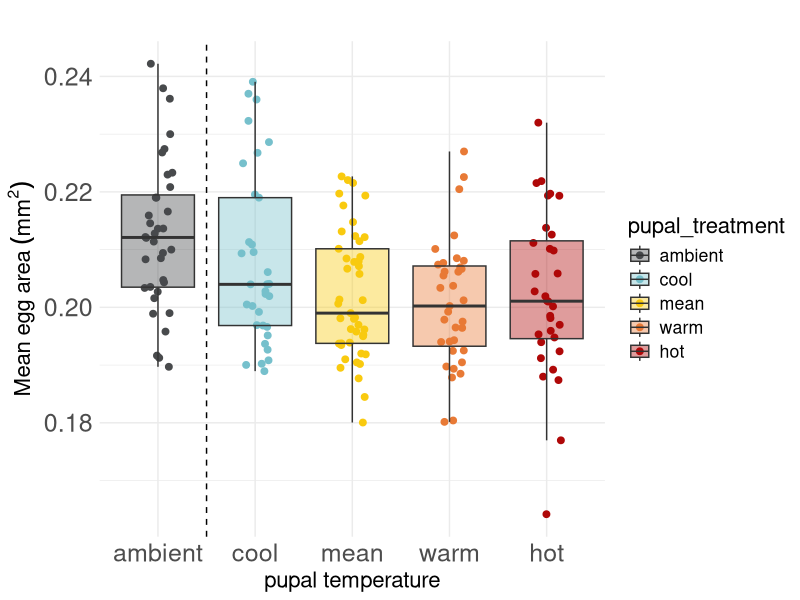
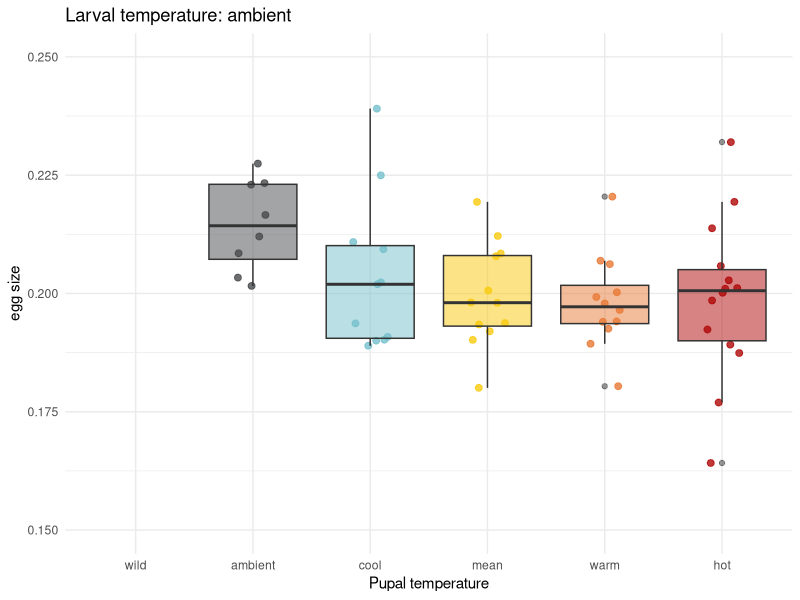
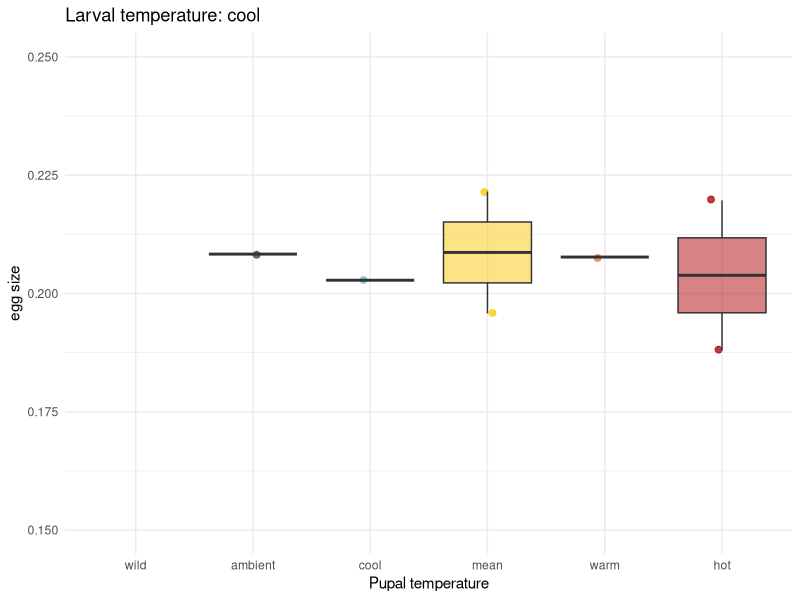
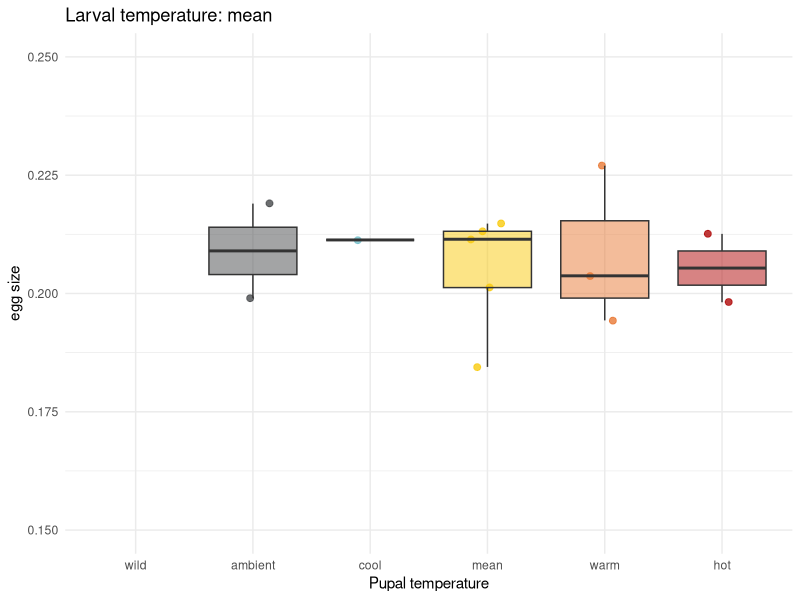
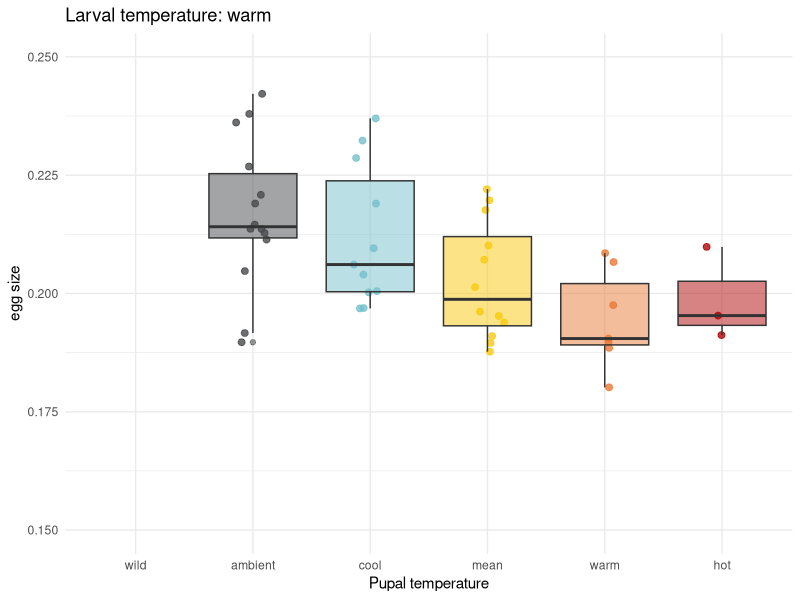
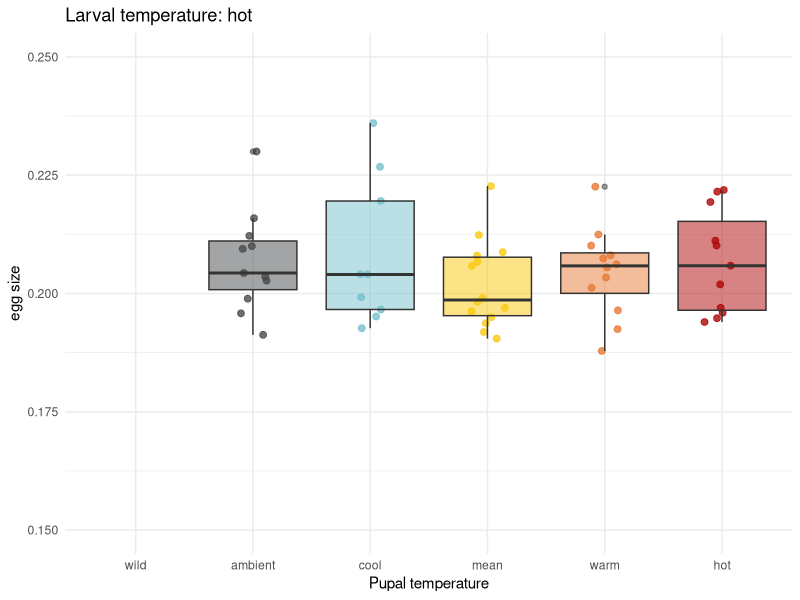
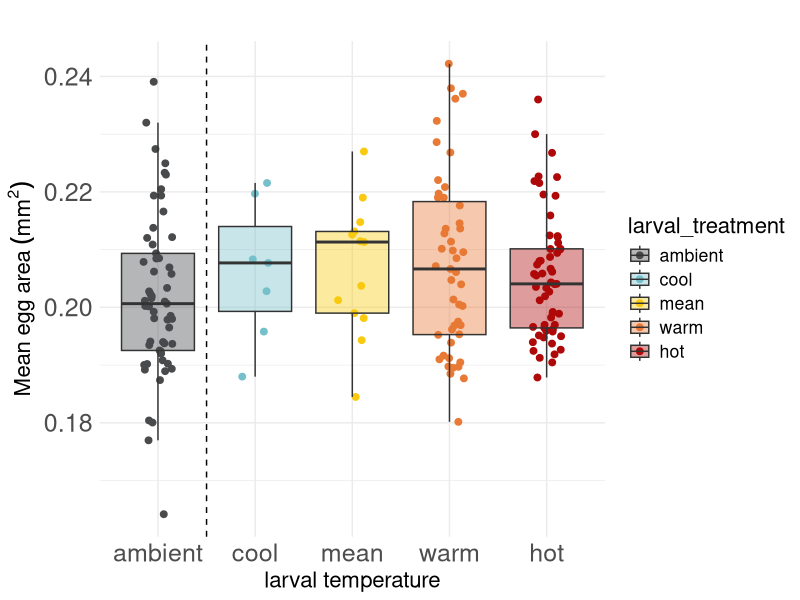
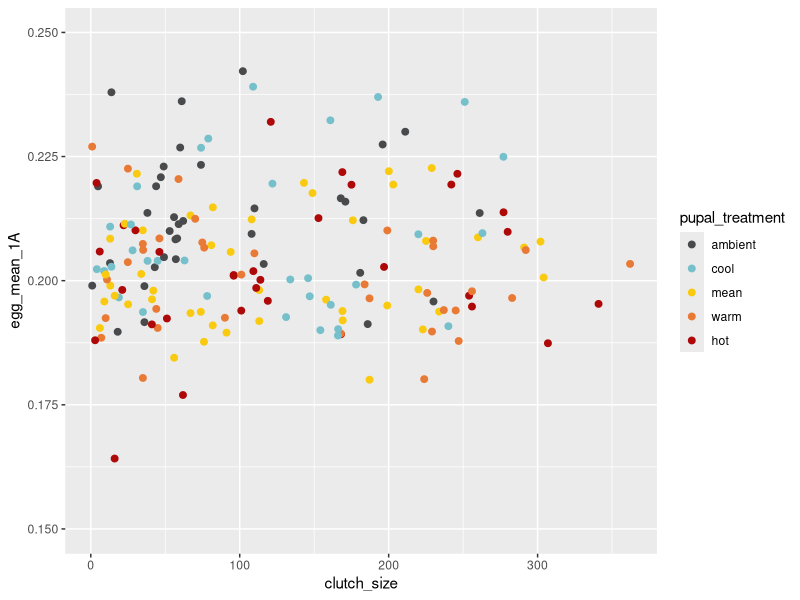

R code for these plots, in order:
## ---- chunk 1
library(here)
library(ggplot2)
library(tidyverse)
library(lme4)
## ---- chunk 2
#working with the egg counts of the five treatment groups
#read in the dataset
egg_counts <- read.csv(here("data", "emergence_egg_counts(Sheet1).csv"))


#make sure egg counts are stored as numbers
egg_counts$green_eggs  <- as.numeric(egg_counts$green_eggs)
egg_counts$orange_eggs <- as.numeric(egg_counts$orange_eggs)

#clean up the dataset so it only has the females I am interested in
egg_counts_clean <- egg_counts %>%
  filter(sex == "F") %>% #only looking at females
  filter(!startsWith(adultID, "F")) %>% #remove sienna's females
  mutate(clutch_size = green_eggs + orange_eggs) %>%
  filter(!is.na(clutch_size)) %>% #remove those with NA clutch size
  mutate(larval_treatment = str_extract(adultID, "^[^.]+")) %>% #make larval treatment column
  mutate(
    pupal_treatment = case_when(
      adultID == "CTRL.WTH.152_P6_H" ~ "hot",
      adultID == "HOT.WTH.47_P2_A"   ~ "ambient",
      TRUE                          ~ pupal_treatment
    )
  ) %>%
  mutate(
    larval_treatment = recode(
      larval_treatment,
      CTRL = "ambient",
      MEAN = "mean",
      COOL = "cool",
      WARM = "warm",
      HOT  = "hot"
    ))
## ---- chunk 3

egg_size_results <- read.csv(here("data", "egg size results - blinded.csv"))

egg_size_results$clutch_code <- as.character(egg_size_results$clutch_code)

results <- egg_counts_clean %>%
  left_join(egg_size_results, by = "clutch_code") %>%
  filter(!is.na(egg_mean_1A))

results$egg_mean_1A <- as.numeric(results$egg_mean_1A)

results <- results %>%
  filter(!is.na(egg_mean_1A))

  

## ---- chunk 4
#convert the pupal temperatures to factors
results$pupal_treatment <- factor(results$pupal_treatment,
                             levels = c("wild", "ambient", "cool", "mean", "warm", "hot"))

#convert the larval  temperatures to factors
results$larval_treatment <- factor(results$larval_treatment,
                             levels = c("wild", "ambient", "cool", "mean", "warm", "hot"))

#assign colours to the temperatures                           
temp_cols <- c(
  ambient = "#484A4C",
  cool    = "#76C0CC",
  mean    = "#F9CA0F",
  warm    = "#E87A36",
  hot     = "#AF0808")

## ---- chunk 5
ggplot(results, aes(x = pupal_treatment, y = egg_mean_1A, fill = pupal_treatment)) +
  geom_jitter(aes(color = pupal_treatment),  width = 0.15, size = 2, alpha = 1.5) +
  geom_boxplot(alpha = 0.4, outlier.shape = NA) +
  geom_vline(xintercept = 1.5, linetype = "dashed", color = "black") +
  scale_x_discrete(labels = levels(factor(results$pupal_treatment))) +
  scale_fill_manual(values = temp_cols) +
  scale_color_manual(values = temp_cols) + 
  theme_minimal() +
  theme(legend.position = "right",
        text = element_text(size = 16),
  axis.title = element_text(size = 16),
  axis.text = element_text(size = 18)) +  
  labs(x = "pupal temperature", y = expression(Mean~egg~area~(mm^2)), title = "") 





larval_levels <- c("ambient", "cool", "mean", "warm", "hot")

plots <- lapply(larval_levels, function(lt) {

  ggplot(
    results %>% 
    filter(larval_treatment == lt),
    aes(x = pupal_treatment, y = egg_mean_1A, fill = pupal_treatment)
  ) +
    geom_jitter(aes(color = pupal_treatment),
                width = 0.15, size = 2, alpha = 0.8) +
    geom_boxplot(alpha = 0.5) +
    scale_x_discrete(
        limits = levels(results$pupal_treatment),
        drop = FALSE) +
    scale_y_continuous(limits = c(0.15, 0.25)) +
    scale_fill_manual(values = temp_cols) +
    scale_color_manual(values = temp_cols) +
    theme_minimal() +
    theme(legend.position = "none") +
    labs(
      x = "Pupal temperature",
      y = "egg size",
      title = paste("Larval temperature:", lt)
    )
})

# View first plot
plots[[1]]
plots[[2]]
plots[[3]]
plots[[4]]
plots[[5]]


## ---- chunk 6
ggplot(results, aes(x = larval_treatment, y = egg_mean_1A, fill = larval_treatment)) +
  geom_jitter(aes(color = larval_treatment),  width = 0.15, size = 2, alpha = 1.5) +
  geom_boxplot(alpha = 0.4, outlier.shape = NA) +
  geom_vline(xintercept = 1.5, linetype = "dashed", color = "black") +
  scale_x_discrete(labels = levels(factor(results$larval_treatment))) +
  scale_fill_manual(values = temp_cols) +
  scale_color_manual(values = temp_cols) + 
  theme_minimal() +
  theme(legend.position = "right",
        text = element_text(size = 16),
  axis.title = element_text(size = 16),
  axis.text = element_text(size = 18)) +  
  labs(x = "larval temperature", y = expression(Mean~egg~area~(mm^2)), title = "") 

## ---- chunk 7
ggplot(results, aes(x = clutch_size, y = egg_mean_1A, fill = pupal_treatment)) +
  geom_jitter(aes(color = pupal_treatment),  width = 0.15, size = 2, alpha = 1.5) +
  scale_color_manual(values = temp_cols) +
  #facet_wrap(~ larval_treatment) +
  scale_y_continuous(limits = c(0.15, 0.25))
